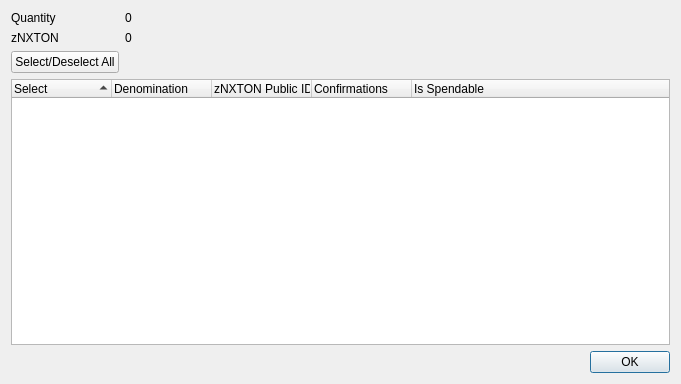
<?xml version="1.0" encoding="UTF-8"?>
<ui version="4.0">
 <class>ZNXTONControlDialog</class>
 <widget class="QDialog" name="ZNXTONControlDialog">
  <property name="geometry">
   <rect>
    <x>0</x>
    <y>0</y>
    <width>681</width>
    <height>384</height>
   </rect>
  </property>
  <property name="minimumSize">
   <size>
    <width>681</width>
    <height>384</height>
   </size>
  </property>
  <property name="windowTitle">
   <string>Select zNXTON to Spend</string>
  </property>
  <layout class="QGridLayout" name="gridLayout">
   <item row="0" column="0">
    <layout class="QFormLayout" name="formLayout">
     <property name="sizeConstraint">
      <enum>QLayout::SetDefaultConstraint</enum>
     </property>
     <item row="0" column="0">
      <widget class="QLabel" name="labelQuantity">
       <property name="text">
        <string>Quantity</string>
       </property>
      </widget>
     </item>
     <item row="0" column="1">
      <widget class="QLabel" name="labelQuantity_int">
       <property name="text">
        <string>0</string>
       </property>
      </widget>
     </item>
     <item row="1" column="0">
      <widget class="QLabel" name="labelZNXTON">
       <property name="text">
        <string>zNXTON</string>
       </property>
      </widget>
     </item>
     <item row="1" column="1">
      <widget class="QLabel" name="labelZNXTON_int">
       <property name="text">
        <string>0</string>
       </property>
      </widget>
     </item>
     <item row="2" column="0">
      <widget class="QPushButton" name="pushButtonAll">
       <property name="text">
        <string>Select/Deselect All</string>
       </property>
      </widget>
     </item>
    </layout>
   </item>
   <item row="1" column="0">
    <layout class="QVBoxLayout" name="verticalLayout">
     <item>
      <widget class="QTreeWidget" name="treeWidget">
       <property name="minimumSize">
        <size>
         <width>0</width>
         <height>250</height>
        </size>
       </property>
       <property name="alternatingRowColors">
        <bool>true</bool>
       </property>
       <property name="sortingEnabled">
        <bool>true</bool>
       </property>
       <property name="columnCount">
        <number>5</number>
       </property>
       <attribute name="headerDefaultSectionSize">
        <number>100</number>
       </attribute>
       <column>
        <property name="text">
         <string notr="true">Select</string>
        </property>
       </column>
       <column>
        <property name="text">
         <string notr="true">Denomination</string>
        </property>
       </column>
       <column>
        <property name="text">
         <string notr="true">zNXTON Public ID</string>
        </property>
       </column>
       <column>
        <property name="text">
         <string notr="true">Confirmations</string>
        </property>
       </column>
       <column>
        <property name="text">
         <string>Is Spendable</string>
        </property>
       </column>
      </widget>
     </item>
     <item>
      <widget class="QDialogButtonBox" name="buttonBox">
       <property name="orientation">
        <enum>Qt::Horizontal</enum>
       </property>
       <property name="standardButtons">
        <set>QDialogButtonBox::Ok</set>
       </property>
      </widget>
     </item>
    </layout>
   </item>
  </layout>
 </widget>
 <resources/>
 <connections>
  <connection>
   <sender>buttonBox</sender>
   <signal>accepted()</signal>
   <receiver>ZNXTONControlDialog</receiver>
   <slot>accept()</slot>
   <hints>
    <hint type="sourcelabel">
     <x>248</x>
     <y>254</y>
    </hint>
    <hint type="destinationlabel">
     <x>157</x>
     <y>274</y>
    </hint>
   </hints>
  </connection>
  <connection>
   <sender>buttonBox</sender>
   <signal>rejected()</signal>
   <receiver>ZNXTONControlDialog</receiver>
   <slot>reject()</slot>
   <hints>
    <hint type="sourcelabel">
     <x>316</x>
     <y>260</y>
    </hint>
    <hint type="destinationlabel">
     <x>286</x>
     <y>274</y>
    </hint>
   </hints>
  </connection>
 </connections>
</ui>
